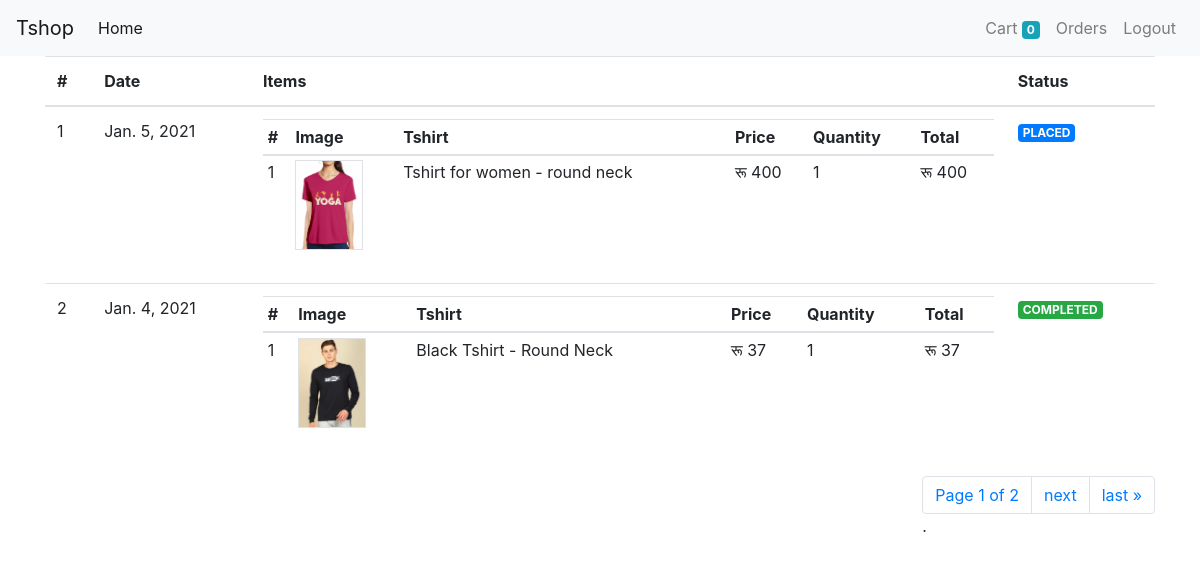
Screenshot of /orders/ (signed in) with the database file from the repository.
### store/models/order.py (models this page shows)
class Order(models.Model):
    orderStatus = (
        ('PENDING', 'Pending'),
        ('PLACED', 'Placed'),
        ('CANCELED', 'Canceled'),
        ('COMPLETED', 'Completed'),
    )
    method = (
        ('COD', 'Cod'),
        ('ONLINE', 'Online'),
    )
    order_status = models.CharField(max_length=15, choices=orderStatus)
    payment_method = models.CharField(max_length=15, choices=method)
    shipping_address = models.CharField(max_length=100, null=False)
    phone = models.CharField(max_length=10, null=False)
    user = models.ForeignKey(User, on_delete=models.CASCADE)
    total = models.IntegerField(null=False)
    date = models.DateTimeField(null=False, auto_now_add=True)

class OrderItem(models.Model):
    order = models.ForeignKey(Order, on_delete=models.CASCADE)
    tshirt = models.ForeignKey(Tshirt, on_delete=models.CASCADE)
    size = models.ForeignKey(SizeVariant, on_delete=models.CASCADE)
    quantity = models.IntegerField(null=False)
    price = models.IntegerField(null=False)
    date = models.DateTimeField(null=False, auto_now_add=True)

### store/models/tshirt.py (models this page shows, shortened)
class Tshirt(models.Model):
    name = models.CharField(max_length=500, null=False)
    slug = models.CharField(max_length=500, null=True, unique=True)
    description = models.CharField(max_length=500, null=True)
    discount = models.IntegerField(default=0)
    image = models.ImageField(upload_to='upload/images/', null=False)
    occasion = models.ForeignKey(Occasion, on_delete=models.CASCADE)
    brand = models.ForeignKey(Brand, on_delete=models.CASCADE)
    sleeve = models.ForeignKey(Sleeve, on_delete=models.CASCADE)
    neck_type = models.ForeignKey(NeckType, on_delete=models.CASCADE)
    ideal_for = models.ForeignKey(IdealFor, on_delete=models.CASCADE)
    color = models.ForeignKey(Color, on_delete=models.CASCADE)

### store/views/orders.py (the view)
# urls.py: path('orders/', login_required(OrderListView.as_view(),login_url='/login'), name='orders'),
class OrderListView(ListView):
    template_name = 'store/orders.html'
    model = Order
    paginate_by = 2  # only 2 product will be displayed
    context_object_name = 'orders'
    def get_queryset(self):
        return Order.objects.filter(user=self.request.user).order_by('-date').exclude(
            order_status="PENDING")

### store/templatetags/orders_tags.py (called while the page is built)
@register.simple_tag
def get_order_status_class(status):
    if status == "COMPLETED":
        return "success"
    elif status == "PLACED":
        return "primary"
    else:
        return "warning"

### store/templatetags/tshirt_tags.py (called while the page is built)
@register.filter
def rupees(number):
    return f'रू {number}'

@register.simple_tag
def multiply(a , b):
    return a * b

### store/templates/store/orders.html (shortened to what this page needs)
{% extends 'store/base.html' %}
{% load crispy_forms_tags %}
{% load tshirt_tags %}
{% load orders_tags %}
{% block content %}
    <div class="container">
        <table class="table">
            <thead>
            <tr>
                <th>#</th>
                <th>Date</th>
                <th>Items</th>
                <th>Status</th>
            </tr>
            </thead>
            <tbody>
            {% for order in orders %}
                <tr>
                    <td>{{ forloop.counter }}</td>
                    <td>{{ order.date | date }}</td>
                    <td>
                        <table class="table table-sm">
                            <thead>
                            <tr>
                                <th>#</th>
                                <th>Image</th>
                                <th>Tshirt</th>
                                <th>Price</th>
                                <th>Quantity</th>
                                <th>Total</th>
                            </tr>
                            </thead>
                            <tbody>
                            {% for oi in  order.orderitem_set.all %}
                                <tr>
                                    <td>{{ forloop.counter }}</td>
                                    <td><img height="90px;" class="border" src="{{ oi.tshirt.image.url }}" alt=""></td>
                                    <td>{{ oi.tshirt.name }}</td>
                                    <td>{{ oi.price | rupees }}</td>
                                    <td>{{ oi.quantity }}</td>
                                    <td>{% multiply oi.quantity oi.price as result %}{{ result|rupees }}</td>
                                </tr>
                            {% endfor %}
                            </tbody>
                        </table>
                    </td>
                    <td>
                        <span class="badge badge-{% get_order_status_class order.order_status %}">{{ order.order_status }}</span>
                    </td>
                </tr>
            {% endfor %}
            </tbody>
        </table>
        <nav aria-label="Page navigation" class="mt-2">
            <ul class="pagination justify-content-end">
                <li class="page-item">
                    <a href="" class="page-link">Page {{ page_obj.number }}
                        of {{ page_obj.paginator.num_pages }}</a>.
                </li>
                {% if page_obj.has_next %}
                    <li class="page-item"><a class="page-link"
                                             href="?page={{ page_obj.next_page_number }}">next</a>
                    </li>
                    <li class="page-item"><a class="page-link"
                                             href="?page={{ page_obj.paginator.num_pages }}">last
                        &raquo;</a>
                    </li>
                {% endif %}
            </ul>
        </nav>
    </div>
{% endblock content %}

### rows the page displays
Order: date "Jan. 5, 2021", order_status "PLACED"
OrderItem: tshirt.image (picture), tshirt.name "Tshirt for women - round neck", price "रू 400", quantity "1", result "रू 400"
Order: date "Jan. 4, 2021", order_status "COMPLETED"
OrderItem: tshirt.image (picture), tshirt.name "Black Tshirt - Round Neck", price "रू 37", quantity "1", result "रू 37"

### other values shown
{{ request.session.cart | length }} "0"
{{ page_obj.number }} "1"
{{ page_obj.paginator.num_pages }} "2"
